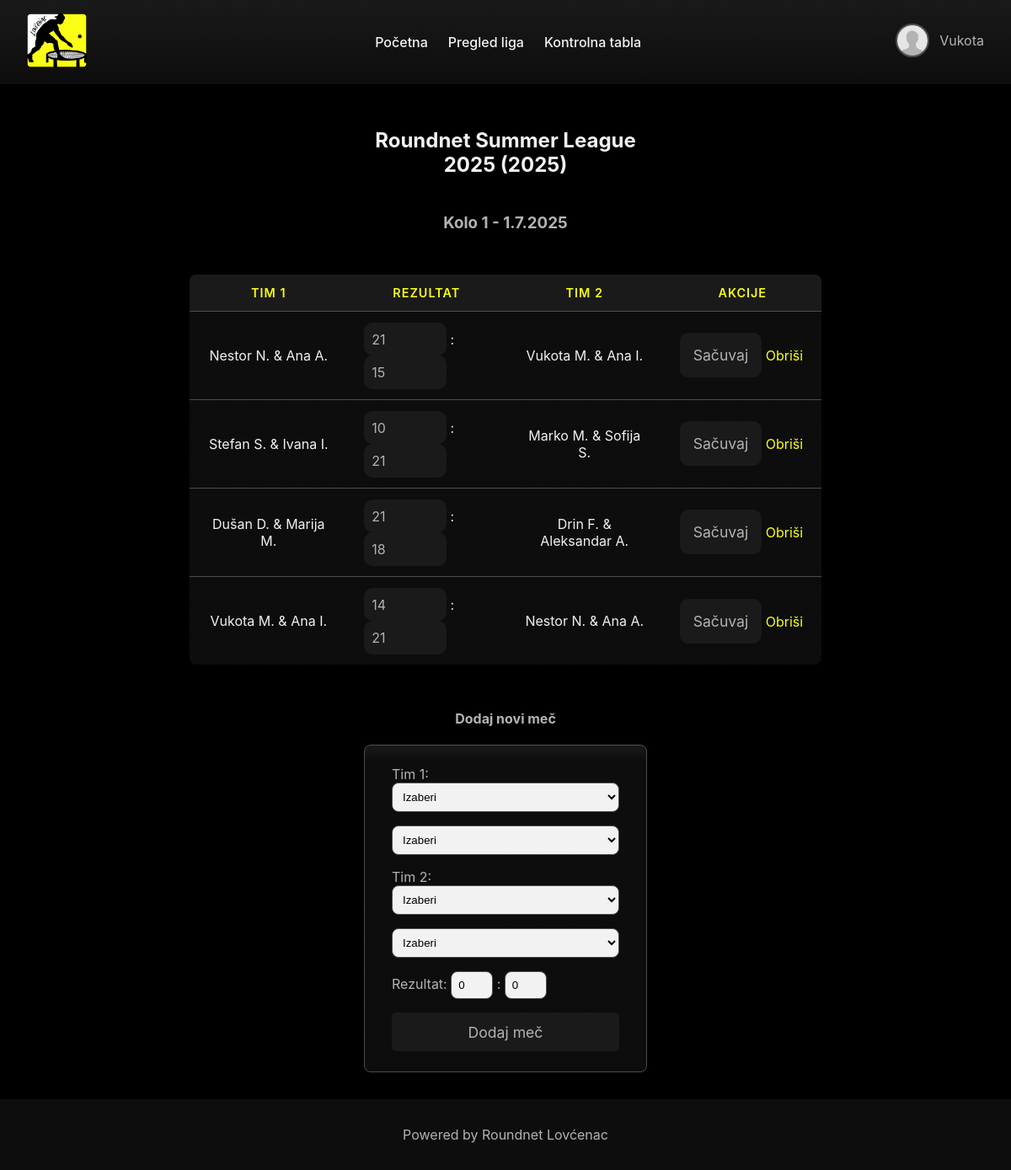
Page /edit_round.php?id=1 (signed in) on the committed database.
### tables this page shows
CREATE TABLE leagues (
    id INT AUTO_INCREMENT PRIMARY KEY,
    naziv VARCHAR(100) NOT NULL,
    godina YEAR NOT NULL,
    opis TEXT,
    admin_id INT,
    FOREIGN KEY (admin_id) REFERENCES users(id) ON DELETE SET NULL
);

CREATE TABLE rounds (
    id INT AUTO_INCREMENT PRIMARY KEY,
    league_id INT NOT NULL,
    broj_kola INT NOT NULL,
    datum DATE,
    FOREIGN KEY (league_id) REFERENCES leagues(id) ON DELETE CASCADE
);

CREATE TABLE matches (
    id INT AUTO_INCREMENT PRIMARY KEY,
    round_id INT NOT NULL,
    team1_player1_id INT NOT NULL,
    team1_player2_id INT NOT NULL,
    team2_player1_id INT NOT NULL,
    team2_player2_id INT NOT NULL,
    score_team1 INT DEFAULT 0,
    score_team2 INT DEFAULT 0,
    FOREIGN KEY (round_id) REFERENCES rounds(id) ON DELETE CASCADE,
    FOREIGN KEY (team1_player1_id) REFERENCES users(id) ON DELETE CASCADE,
    FOREIGN KEY (team1_player2_id) REFERENCES users(id) ON DELETE CASCADE,
    FOREIGN KEY (team2_player1_id) REFERENCES users(id) ON DELETE CASCADE,
    FOREIGN KEY (team2_player2_id) REFERENCES users(id) ON DELETE CASCADE
);

### includes/db_utils.php (called while the page is built, shortened)
<?php
class DBUtils {
    private $conn;
    public function __construct($configFile = "config.ini") {
        if ($config = parse_ini_file($configFile)) {
            $host = $config["host"];
            $database = $config["database"];
            $user = $config["user"];
            $password = $config["password"];
            $this->conn = new PDO("mysql:host=$host;dbname=$database;charset=utf8", $user, $password);
            $this->conn->setAttribute(PDO::ATTR_ERRMODE, PDO::ERRMODE_EXCEPTION);
        }
    }
    public function getUserById($id) {
        try {
            $sql = "SELECT * FROM " . TBL_USERS . " WHERE " . COL_USER_ID . " = :id";
            $st = $this->conn->prepare($sql);
            $st->bindValue(":id", $id, PDO::PARAM_INT);
            $st->execute();
            return $st->fetch(PDO::FETCH_ASSOC);
        } catch (PDOException $e) {
            return false;
        }
    }
    public function getLeagueById($id) {
        try {
            $sql = "SELECT * FROM " . TBL_LEAGUES . " WHERE " . COL_LEAGUE_ID . " = :id";
            $st = $this->conn->prepare($sql);
            $st->bindValue(":id", $id, PDO::PARAM_INT);
            $st->execute();
            return $st->fetch(PDO::FETCH_ASSOC);
        } catch (PDOException $e) {
            return false;
        }
    }
    public function getRoundById($id) {
        try {
            $sql = "SELECT * FROM " . TBL_ROUNDS . " WHERE " . COL_ROUND_ID . " = :id";
            $st = $this->conn->prepare($sql);
            $st->bindValue(":id", $id, PDO::PARAM_INT);
            $st->execute();
            return $st->fetch(PDO::FETCH_ASSOC);
        } catch (PDOException $e) {
            return false;
        }
    }
    public function getMatchById($id) {
        try {
            $sql = "SELECT * FROM " . TBL_MATCHES . " WHERE " . COL_MATCH_ID . " = :id";
            $st = $this->conn->prepare($sql);
            $st->bindValue(":id", $id, PDO::PARAM_INT);
            $st->execute();
            return $st->fetch(PDO::FETCH_ASSOC);
        } catch (PDOException $e) {
            return false;
        }
    }
    public function getMatchesByRound($round_id) {
        try {
            $sql = "SELECT * FROM " . TBL_MATCHES . " WHERE " . COL_MATCH_ROUND_ID . " = :round_id ORDER BY " . COL_MATCH_ID;
            $st = $this->conn->prepare($sql);
            $st->bindValue(":round_id", $round_id, PDO::PARAM_INT);
            $st->execute();
            return $st->fetchAll(PDO::FETCH_ASSOC);
        } catch (PDOException $e) {
            return [];
        }
    }
}
?>

### classes/Round.php (called while the page is built, shortened)
<?php
    require_once(__DIR__ . "/../includes/db_utils.php");
    require_once("GameMatch.php");
    class Round {
        private $db;
        private $id;
        private $league_id;
        private $broj_kola;
        private $datum;
        public function __construct($id = null) {
            $this->db = new DBUtils();
            if ($id) {
                $data = $this->db->getRoundById($id);
                if ($data) {
                    $this->id = $data[COL_ROUND_ID];
                    $this->league_id = $data[COL_ROUND_LEAGUE_ID];
                    $this->broj_kola = $data[COL_ROUND_BROJ_KOLA];
                    $this->datum = $data[COL_ROUND_DATUM];
                }
            }
        }
        function getId() { return $this->id; }
        function getLeagueId() { return $this->league_id; }
        function getBrojKola() { return $this->broj_kola; }
        function getDatum() { return $this->datum; }
        public function getMatches() {
            $matchesData = $this->db->getMatchesByRound($this->id);
            $matches = [];
            foreach ($matchesData as $match) {
                $matches[] = new GameMatch($match['id']);
            }
            return $matches;
        }
    }
?>

### classes/League.php (called while the page is built, shortened)
<?php
    require_once(__DIR__ . "/../includes/db_utils.php");
    class League {
        private $naziv;
        private $godina;
        public function __construct($id = null) {
            $this->db = new DBUtils();
            if ($id) {
                $data = $this->db->getLeagueById($id);
                if ($data) {
                    $this->naziv = $data['naziv'];
                    $this->godina = $data['godina'];
                }
            }
        }
        public function getNaziv() { return $this->naziv; }
        public function getGodina() { return $this->godina; }
    }
?>

### classes/GameMatch.php (called while the page is built, shortened)
<?php
    require_once(__DIR__ . "/../includes/db_utils.php");
    class GameMatch
    {
        private $id;
        private $team1_player1_id;
        private $team1_player2_id;
        private $team2_player1_id;
        private $team2_player2_id;
        private $score_team1;
        private $score_team2;
        public function __construct($id = null) {
            $this->db = new DBUtils();
            if ($id) {
                $data = $this->db->getMatchById($id);
                if ($data) {
                    $this->id = $data[COL_MATCH_ID];
                    $this->team1_player1_id = $data[COL_MATCH_TEAM1_P1];
                    $this->team1_player2_id = $data[COL_MATCH_TEAM1_P2];
                    $this->team2_player1_id = $data[COL_MATCH_TEAM2_P1];
                    $this->team2_player2_id = $data[COL_MATCH_TEAM2_P2];
                    $this->score_team1 = $data[COL_MATCH_SCORE1];
                    $this->score_team2 = $data[COL_MATCH_SCORE2];
                }
            }
        }
        public function getId() { return $this->id; }
        public function getTeam1() { return [$this->team1_player1_id, $this->team1_player2_id]; }
        public function getTeam2() { return [$this->team2_player1_id, $this->team2_player2_id]; }
        public function getScoreTeam1() { return $this->score_team1; }
        public function getScoreTeam2() { return $this->score_team2; }
    }
?>

### edit_round.php (the view, shortened to what this page needs)
<?php
    require_once("includes/db_utils.php");
    require_once("classes/Round.php");
    require_once("classes/GameMatch.php");
    require_once("classes/League.php");
    $db = new DBUtils();
    $round = new Round($_GET['id']);
    $matches = $round->getMatches();
    $roundId = $round->getId();
    $league = new League($round->getLeagueId());
?>
<!DOCTYPE html>
<html>
<head>
    <link rel="stylesheet" href="css/style.css">
</head>
<body>
    <?php include("includes/header.php"); ?>
    <div id="main">
        <h2 class="naslov-lige"><?= htmlspecialchars($league->getNaziv()) ?> (<?= $league->getGodina() ?>)</h2>
        <h3>Kolo <?= $round->getBrojKola() ?> - <?= (new DateTime($round->getDatum()))->format('j.n.Y') ?></h3>
        <?php if (empty($matches)): ?>
            <p>Nema mečeva u ovom kolu.</p>
        <?php else: ?>
            <table class="tabela">
                <tr >
                    <th>Tim 1</th>
                    <th>Rezultat</th>
                    <th>Tim 2</th>
                    <th>Akcije</th>
                </tr>
                <?php foreach ($matches as $match): ?>
                <?php
                    $t1 = [];
                    foreach ($match->getTeam1() as $uid) {
                        $u = $db->getUserById($uid);
                        $t1[] = htmlspecialchars($u['ime'] . " " . strtoupper(substr($u['prezime'], 0, 1)) . ".");
                    }
                    $t2 = [];
                    foreach ($match->getTeam2() as $uid) {
                        $u = $db->getUserById($uid);
                        $t2[] = htmlspecialchars($u['ime'] . " " . strtoupper(substr($u['prezime'], 0, 1)) . ".");
                    }
                    $team1_str = implode(" & ", $t1);
                    $team2_str = implode(" & ", $t2);
                ?>
                <tr>
                    <td class="tim"><?= $team1_str ?></td>
                    <form method="post" class="rezultat-forma">
                    <td class="rezultat-td">
                        <input type="number" name="score1" value="<?= (int)$match->getScoreTeam1() ?>" min="0" max="21" required>
                        :
                        <input type="number" name="score2" value="<?= (int)$match->getScoreTeam2() ?>" min="0" max="21" required>
                    </td>
                    <td class="tim"><?= $team2_str ?></td>
                    <td>
                        <button type="submit" name="update_match" class="update_match">Sačuvaj</button>
                        <a href="?id=<?= $roundId ?>&delete_match=<?= (int)$match->getId() ?>" onclick="return confirm('Obrisati meč?')">Obriši</a>
                        </form>
                </tr>
            <?php endforeach; ?>
            </table>
        <?php endif; ?>
        <h4>Dodaj novi meč</h4>
        <form method="post" id="addMatchForm">
            Tim 1:
            <select name="team1_player1" id="t1p1" required>
                <option value="" disabled selected hidden>Izaberi</option>
            </select>
            <select name="team1_player2" id="t1p2" required>
                <option value="" disabled selected hidden>Izaberi</option>
            </select>
            <br>
            Tim 2:
            <select name="team2_player1" id="t2p1" required>
                <option value="" disabled selected hidden>Izaberi</option>
            </select>
            <select name="team2_player2" id="t2p2" required>
                <option value="" disabled selected hidden>Izaberi</option>
            </select>
            <br>
            Rezultat:
            <input type="number" name="score1" id="score1" value="0" style="width:50px" min="0" max="21" required> :
            <input type="number" name="score2" id="score2" value="0" style="width:50px" min="0" max="21" required>
            <br>
            <button type="submit" name="add_match">Dodaj meč</button>
        </form>
    </div>
</body>
</html>

### css/style.css (style rules this page uses)
*, *::before, *::after { box-sizing: border-box; }
:root { --bg-dark: hsl(0 0% 0%); --bg: hsl(0 0% 5%); --bg-light: hsl(0 0% 10%); --accent: hsl(61.28, 100%, 54.12%); --accent-muted: hsl(61.28, 100%, 44.12%); --alert: hsl(0, 100%, 54.12%); --ff: "Work sans", "Inter", sans-serif; --text: hsl(0 0% 95%); --text-muted: hsl(0 0% 70%); --highlight: hsl(0 0% 60%); --border: hsl(0 0% 30%); --gradient: linear-gradient(0deg, var(--bg) 95%, var(--bg-light)); --gradient-hover: linear-gradient(0deg, var(--bg), var(--bg-light)); font-family: var(--ff); }
html, body { height: 100%; margin: 0; font-family: var(--ff); background: var(--bg-dark); color: var(--text-muted); display: flex; flex-direction: column; }
#main { flex: 1; width: 100%; max-width: 400px; margin: 0 auto; padding: 2rem; border-radius: 8px; display: flex; flex-direction: column; align-items: center; }
h2 { margin-bottom: 1.5rem; color: var(--text); }
.naslov-lige { text-align: center; }
#main a { color: var(--accent); text-decoration: underline transparent; transition: 200ms; }
footer { width: 100%; text-align: center; padding: 1rem; background: var(--bg); color: var(--text-muted); }
.footer-link { color: var(--text-muted); text-decoration: none; transition: 0.3s; }
form { background: var(--gradient); padding: 1.5rem 2rem; border: 0.05rem solid var(--border); border-radius: 0.5rem; width: 100%; max-width: 400px; }
form input, form select { width: 100%; padding: 0.5rem; margin-bottom: 1rem; border: 0.1rem solid var(--border); border-radius: 0.5rem; background-color: var(--text); }
form button { font-family: var(--ff); width: 100%; padding: 0.8rem; background-color: var(--bg-light); color: var(--text-muted); font-size: 1.1rem; border: none; border-radius: 5px; cursor: pointer; transition: 250ms; }
.tabela { width: 750px; border-collapse: collapse; margin: 2rem 0; border-radius: 8px; overflow: hidden; background: var(--gradient); box-shadow: 0 2px 6px rgba(0,0,0,0.4); table-layout: fixed; }
.tabela th { background: var(--bg-light); color: var(--accent); font-weight: 600; padding: 0.8rem 1.2rem; text-transform: uppercase; font-size: 0.9rem; letter-spacing: 1px; }
.tabela td { padding: 0.8rem 1.2rem; color: var(--text); border-top: 1px solid var(--border); }
.tabela tr:nth-child(even) { background: var(--bg); }
.tabela th.tim, .tabela td.tim { width: 40%; text-align: center; }
.rezultat-td { display: flex; flex-direction: row; justify-content: center; align-items: center; }
.rezultat-td input { font-family: var(--ff); padding: 0.6rem; font-size: 1rem; background-color: var(--bg-light); color: var(--text-muted); border: none; border-radius: 10px; transition: 250ms; }
.update_match { font-family: var(--ff); width: fit-content; padding: 1rem; background-color: var(--bg-light); color: var(--text-muted); font-size: 1.1rem; border: none; border-radius: 10px; cursor: pointer; transition: 250ms; }
.rezultat-forma { border: none; background: none; padding: 0.5rem; }
.rezultat-td { display: inline-block; margin: 0 auto; align-items: center; gap: 0.5rem; width: 100%; }

### rows in the picture
leagues: naziv "Roundnet Summer League 2025", godina "2025"
rounds: broj_kola "1", datum "1.7.2025"
matches: team1_str "Nestor N. & Ana A.", score1 "21", score2 "15", team2_str "Vukota M. & Ana I."
matches: team1_str "Stefan S. & Ivana I.", score1 "10", score2 "21", team2_str "Marko M. & Sofija S."
matches: team1_str "Dušan D. & Marija M.", score1 "21", score2 "18", team2_str "Drin F. & Aleksandar A."
matches: team1_str "Vukota M. & Ana I.", score1 "14", score2 "21", team2_str "Nestor N. & Ana A."

### other values in the picture
$_SESSION['user']['ime'] "Vukota"
